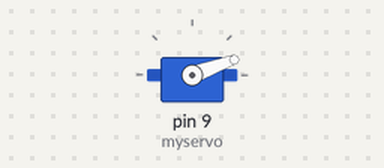
This sketch was run on a simulated Arduino Uno, built with avr-gcc and run on an emulated ATmega328P. On the bench: servo.

Above: at 0.1 s.
Timing chart, 0 to 1.6 s (numbered marks = the images above):
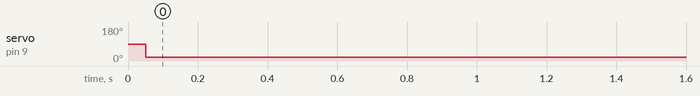

Measured:
- by itself, servo on pin 9 (myservo): 90° → 20° at 0.05 s

The sketch:

servo_testing_001.ino
```cpp
#include <Servo.h>

Servo myservo;


int pos = 0;


void setup() {
  Serial.begin(115200);
  myservo.attach(9);
}

void loop() {
  delay(50);
  myservo.write(20);

}
```
